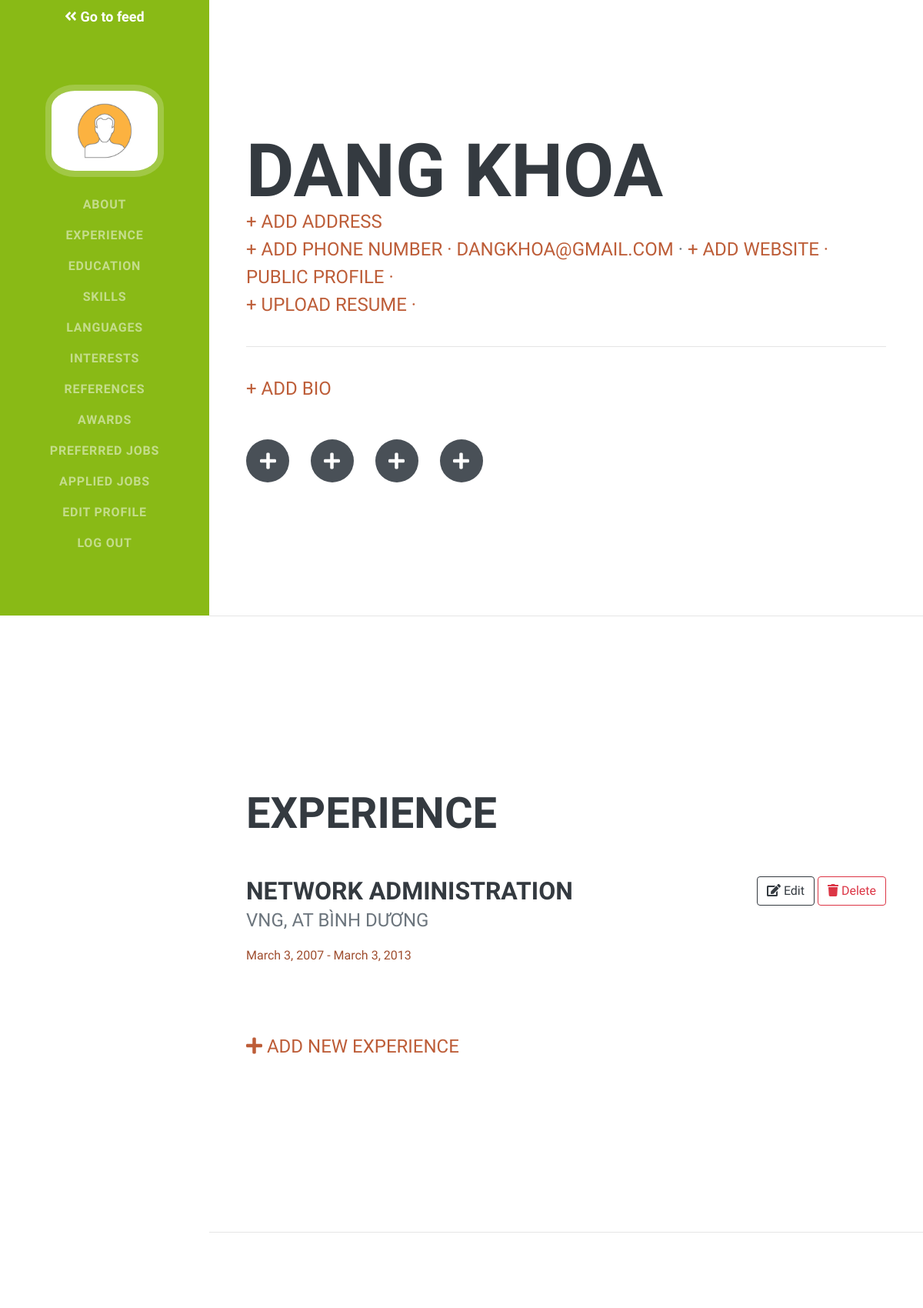
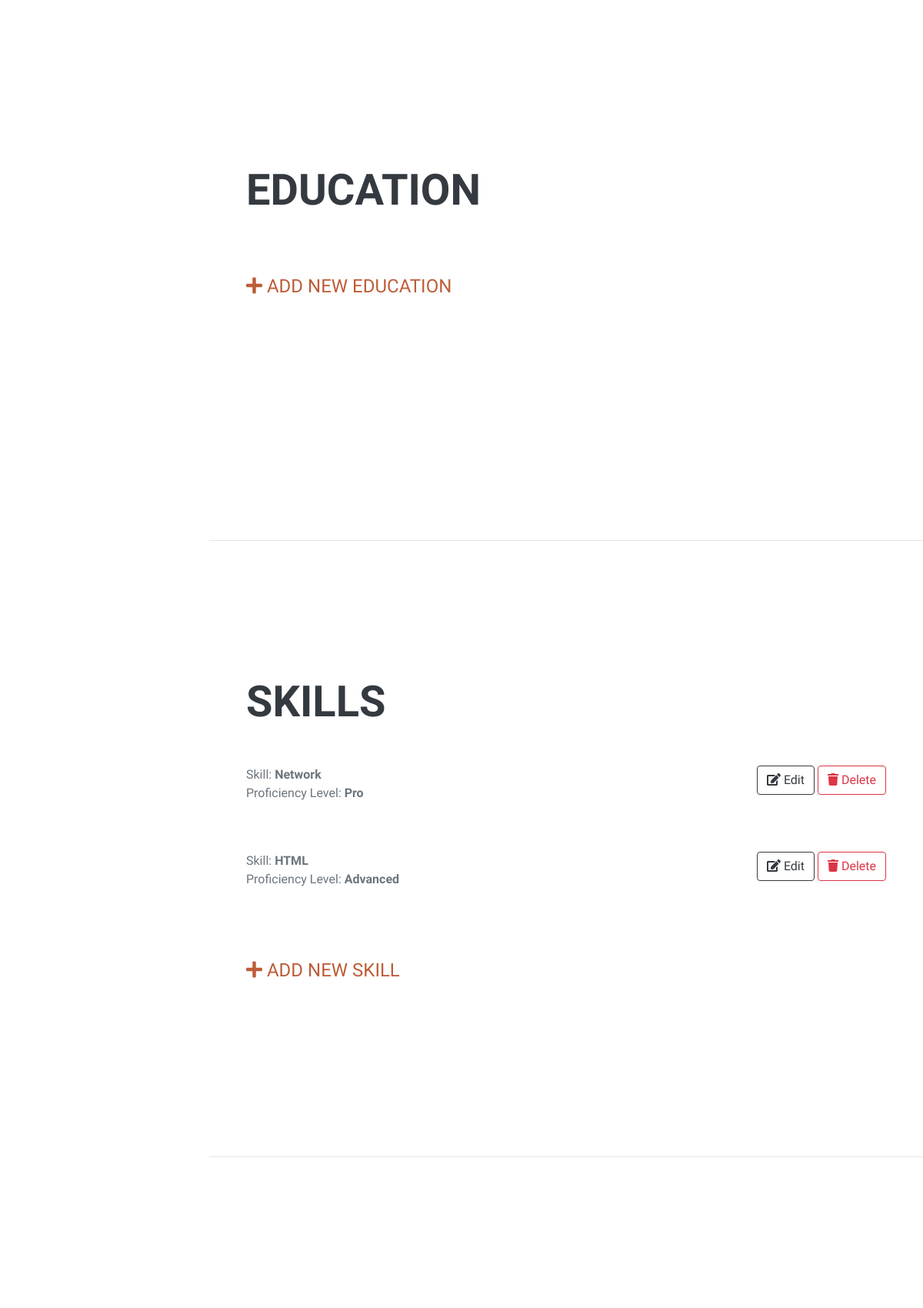
/applicant/applicant-profile/2/ (signed in, upper part), run on the app's committed database (2 pictures, top to bottom).
### user/models.py (models this page shows, shortened)
class User(AbstractBaseUser):
    email = models.EmailField(max_length=255, unique=True)
    name = models.CharField(max_length=255)
    date_joined = models.DateTimeField(auto_now_add=True)
    is_applicant = models.BooleanField(default=False)
    is_company = models.BooleanField(default=False)
    is_active = models.BooleanField(default=True)
    is_staff = models.BooleanField(default=False)
    is_admin = models.BooleanField(default=False)
    USERNAME_FIELD = 'email'
    REQUIRED_FIELDS = ['name']  # Email & Password are required by default.
    objects = MyUserManager()

class WorkExperienceModel(models.Model):
    JOB_TYPE_CHOICES = [
        ('Full Time', 'Full Time'),
        ('Part Time', 'Part Time'),
        ('Intern', 'Intern'),
    ]
    user = models.ForeignKey(User, null=True, on_delete=models.CASCADE)
    job_title = models.CharField(max_length=255, null=True, blank=True)
    job_type = models.CharField(max_length=30, choices=JOB_TYPE_CHOICES, null=True, blank=True)
    job_desc = RichTextField(null=True, blank=True)
    company = models.CharField(max_length=255, default="nazia")
    location = models.CharField(max_length=255, null=True, blank=True)
    started = models.DateField(null=True, blank=True)
    left = models.DateField(null=True, blank=True)

class SkillSetModel(models.Model):
    SKILL_PROFICIENCY = [
        ('Beginner', 'Beginner'),
        ('Intermediate', 'Intermediate'),
        ('Advanced', 'Advanced'),
        ('Pro', 'Pro'),
    ]
    user = models.ForeignKey(User, null=True, on_delete=models.CASCADE)
    skill_title = models.CharField(max_length=255, null=True, blank=True)
    proficiency = models.CharField(max_length=255, choices=SKILL_PROFICIENCY, null=True, blank=True)

### user/decorators.py (the view)
        def wrapper_func(request, *args, **kwargs):
            if request.user.is_admin or request.user.is_applicant:
                return view_func(request, *args, **kwargs)
            else:
                return HttpResponse("You are not authorized to view this page")

### user/utils.py (called while the page is built)
def extractFirstName(name):
    first_name = name.split(' ')
    return first_name[0]

### templates/user/applicant/applicant-profile.html (shortened to what this page needs)
<!DOCTYPE html>
{% load static %}
<html lang="en">
<head>
    <link href="{% static 'assets/applicant/css/styles.css' %}" rel="stylesheet"/>
</head>
<body id="page-top">
<nav class="navbar navbar-expand-lg navbar-dark bg-success fixed-top" id="sideNav">
    <a href="{% url 'applicant-feed' %}" style="font-size: large; color: white"><i
            class="fa fa-angle-double-left"></i><b> Go to feed</b></a>
    <a class="navbar-brand js-scroll-trigger" href="{% url 'applicant-edit-profile' %}">
        {% if user.applicantprofilemodel.image %}
        <span class="d-none d-lg-block">
            <img alt=""
                 class="img-fluid img-profile rounded-circle mx-auto mb-2"
                 src="{{request.user.applicantprofilemodel.image.url}}"/>
        </span>
        {% else %}
        <span class="d-none d-lg-block">
            <img alt=""
                 class="img-fluid img-profile rounded-circle mx-auto mb-2"
                 src="{% static 'assets\images\placeholder.png' %}"/>
        </span>
        {% endif %}
    </a>
    <div class="collapse navbar-collapse" id="navbarSupportedContent">
        <ul class="navbar-nav">
            <li class="nav-item"><a class="nav-link js-scroll-trigger" href="#about">About</a></li>
            <li class="nav-item"><a class="nav-link js-scroll-trigger" href="#experience">Experience</a></li>
            <li class="nav-item"><a class="nav-link js-scroll-trigger" href="#education">Education</a></li>
            <li class="nav-item"><a class="nav-link js-scroll-trigger" href="#skills">Skills</a></li>
            <li class="nav-item"><a class="nav-link js-scroll-trigger" href="#languages">Languages</a></li>
            <li class="nav-item"><a class="nav-link js-scroll-trigger" href="#interests">Interests</a></li>
            <li class="nav-item"><a class="nav-link js-scroll-trigger" href="#references">References</a></li>
            <li class="nav-item"><a class="nav-link js-scroll-trigger" href="#awards">Awards</a></li>
            <li class="nav-item"><a class="nav-link js-scroll-trigger" href="#Preferred_Jobs">Preferred Jobs</a></li>
            <li class="nav-item"><a class="nav-link js-scroll-trigger" href="#companyList">Applied Jobs</a></li>
            <li class="nav-item"><a class="nav-link js-scroll-trigger" href="{% url 'applicant-edit-profile' %}">Edit
                Profile</a></li>
            <li class="nav-item"><a class="nav-link js-scroll-trigger" href="{% url 'logout' %}">Log Out</a></li>
        </ul>
    </div>
</nav>
<div class="container-fluid p-0">
    <section class="resume-section" id="about">
        <div class="resume-section-content">
            <h1 class="mb-0">
                {{request.user.name}}
            </h1>
            <div class="subheading mb-5">
                {% if user.applicantprofilemodel.address %}
                {{user.applicantprofilemodel.address}}
                {% else %}
                <a href="{% url 'applicant-edit-profile' %}">+ Add Address</a>
                {% endif %}
                <br>
                {% if user.applicantprofilemodel.phone %}
                {{user.applicantprofilemodel.phone}} ·
                {% else %}
                <a href="{% url 'applicant-add-phone' %}">+ Add Phone Number ·</a>
                {% endif %}
                {% if user.email %}
                <a href="mailto:{{request.user.email}}">{{user.email}}</a> ·
                {% else %}
                <a href="{% url 'applicant-edit-profile' %}">+ Add Email Address
                    ·</a>
                {% endif %}
                {% if user.applicantprofilemodel.website %}
                <a href="https://{{user.applicantprofilemodel.website}}" target="_blank">Portfolio</a> ·
                {% else %}
                <a href="{% url 'applicant-edit-profile' %}">+ Add Website ·</a>
                {% endif %}
                <a href="{% url 'applicant-public-profile' user.id %}"> Public Profile ·</a>
                <br/>
                {% if user.applicantprofilemodel.resume %}
                <a href="{{ resume_link|safe }}" target="_blank">View Resume ·</a>
                {% else %}
                <a href="{% url 'applicant-add-resume' %}">+ Upload Resume ·</a>
                <!-- {% endif %}
                <a href="" target="_blank">Build Your Resume</a> -->
                <br><br>
                <hr class="m-0"/>
                <br>
                {% if user.applicantprofilemodel.bio %}
                <h3>About Me</h3>
                {{user.applicantprofilemodel.bio|safe}}
                {% else %}
                <a href="{% url 'applicant-edit-profile' %}">+ Add Bio</a>
                {% endif %}
            </div>
            <div class="social-icons">
                {% if user.applicantprofilemodel.linkedin %}
                <a class="social-icon" href="https://{{user.applicantprofilemodel.linkedin}}" target="_blank"><i
                        class="fab fa-linkedin-in"></i></a>
                {% else %}
                <a class="social-icon" href="{% url 'applicant-add-social' %}"><i class="fa fa-plus"></i></a>
                {% endif %}
                {% if user.applicantprofilemodel.github %}
                <a class="social-icon" href="https://{{user.applicantprofilemodel.github}}" target="_blank"><i
                        class="fab fa-github"></i></a>
                {% else %}
                <a class="social-icon" href="{% url 'applicant-add-social' %}"><i class="fa fa-plus"></i></a>
                {% endif %}
                {% if user.applicantprofilemodel.twitter %}
                <a class="social-icon" href="https://{{user.applicantprofilemodel.twitter}}" target="_blank"><i
                        class="fab fa-twitter"></i></a>
                {% else %}
                <a class="social-icon" href="{% url 'applicant-add-social' %}"><i class="fa fa-plus"></i></a>
                {% endif %}
                {% if user.applicantprofilemodel.facebook %}
                <a class="social-icon" href="https://{{user.applicantprofilemodel.facebook}}" target="_blank"><i
                        class="fab fa-facebook-f"></i></a>
                {% else %}
                <a class="social-icon" href="{% url 'applicant-add-social' %}"><i class="fa fa-plus"></i></a>
                {% endif %}
            </div>
        </div>
    </section>
    <hr class="m-0"/>
    <section class="resume-section" id="experience">
        <div class="resume-section-content">
            <h2 class="mb-5">Experience</h2>
            {% for experience in work_experience %}
            <div class="d-flex flex-column flex-md-row justify-content-between mb-5">
                <div class="flex-grow-1">
                    <h3 class="mb-0">{{experience.job_title}}</h3>
                    <div class="subheading mb-3">{{experience.company}}, at {{experience.location}}</div>
                    {% if experience.left is None %}
                    <p style="color: #9f4e2f">{{experience.started}} - Present</p>
                    {% else %}
                    <p style="color: #9f4e2f">{{experience.started}} - {{experience.left}}</p>
                    {% endif %}
                </div>
                <div class="flex-shrink-0">
                    <a class="btn btn-outline-dark" href="{% url 'edit-experience' experience.id %}">
                        <i class="fa fa-edit"></i> Edit</a>
                    <a class="btn btn-outline-danger" href="{% url 'delete-experience' experience.id %}">
                        <i class="fa fa-trash"></i> Delete</a>
                </div>
            </div>
            {% endfor%}
            <br>
            <div class="subheading">
                <a href="{% url 'add-experience' %}"><i class="fa fa-plus"></i> Add New Experience</a>
            </div>
        </div>
    </section>
    <hr class="m-0"/>
    <section class="resume-section" id="education">
        <div class="resume-section-content">
            <h2 class="mb-5">Education</h2>
            <br>
            <div class="subheading">
                <a href="{% url 'add-education' %}">
                    <i class="fa fa-plus"></i> Add New Education</a>
            </div>
        </div>
    </section>
    <hr class="m-0"/>
    <section class="resume-section" id="skills">
        <div class="resume-section-content">
            <h2 class="mb-5">Skills</h2>
            {% for skill in skill_set %}
            <div class="d-flex flex-column flex-md-row justify-content-between mb-5">
                <div class="flex-grow-1">
                    <div>Skill: <b>{{skill.skill_title}}</b></div>
                    <p>Proficiency Level: <b>{{skill.proficiency}}</b></p>
                </div>
                <div class="flex-shrink-0">
                    <a class="btn btn-outline-dark" href="{% url 'edit-skill' skill.id %}"><i class="fa fa-edit"></i>
                        Edit</a>
                    <a class="btn btn-outline-danger" href="{% url 'delete-skill' skill.id %}"><i
                            class="fa fa-trash"></i>
                        Delete</a>
                </div>
            </div>
            {% endfor%}
            <br>
            <div class="subheading mb-5">
                <a href="{% url 'add-skill' %}"><i class="fa fa-plus"></i> Add New Skill</a>
            </div>
        </div>
    </section>
    <hr class="m-0"/>
    <section class="resume-section" id="languages">
    </section>
</div>
</body>
</html>

### data on the page
User: user.name "DANG KHOA", email "DANGKHOA@GMAIL.COM"
WorkExperienceModel: job_title "NETWORK ADMINISTRATION", company "VNG", location "BÌNH DƯƠNG", started "March 3, 2007", left "March 3, 2013"
SkillSetModel: skill_title "Network", proficiency "Pro"
SkillSetModel: skill_title "HTML", proficiency "Advanced"
